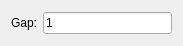
<?xml version="1.0" encoding="UTF-8"?>
<ui version="4.0">
 <class>BreakOutGap</class>
 <widget class="QWidget" name="BreakOutGap">
  <property name="geometry">
   <rect>
    <x>0</x>
    <y>0</y>
    <width>183</width>
    <height>46</height>
   </rect>
  </property>
  <layout class="QHBoxLayout">
   <item>
    <widget class="QLabel" name="label_2">
     <property name="text">
      <string>Gap:</string>
     </property>
    </widget>
   </item>
   <item>
    <widget class="RMathLineEdit" name="Offset">
     <property name="text">
      <string notr="true">1</string>
     </property>
     <property name="offset" stdset="0">
      <bool>false</bool>
     </property>
     <property name="defaultUnit" stdset="0">
      <number>0</number>
     </property>
    </widget>
   </item>
  </layout>
 </widget>
 <customwidgets>
  <customwidget>
   <class>RMathLineEdit</class>
   <extends>QLineEdit</extends>
   <header>RMathLineEdit.h</header>
  </customwidget>
 </customwidgets>
 <resources/>
 <connections/>
</ui>
